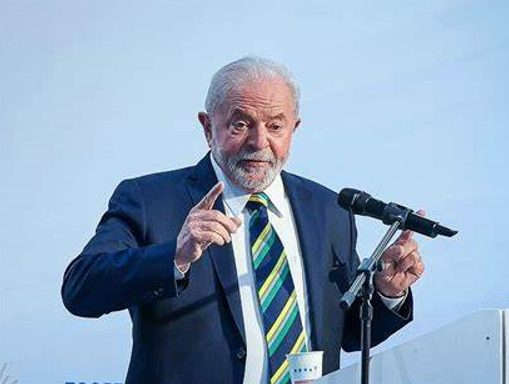
#> input picture assets/lula.png, 509 x 384 px
$ jupyter execute process.ipynb
#> lines starting #> are read from the running program, lines starting #| are printed output that depends on the picture; after the words box and inside, x2 and y2 are one past the last pixel; in counts of white or black regions, pixels touching at a corner belong together
#    Leitura e Exibição de Imagens

[cell 1]
# Importando libs utilizadas
import cv2
import matplotlib.pyplot as plt
import numpy as np

[cell 2]
# Carregar imagem
image = cv2.imread('./assets/lula.png')
#> image is the input picture: shape (384, 509, 3); mean B, G, R 190.5, 166.6, 143.7

# Exibir imagem

plt.imshow(cv2.cvtColor(image, cv2.COLOR_BGR2RGB))
plt.axis('off')  # Remover eixos
plt.show()

# Pré-Processamento

### Conversão para grayscale:

[cell 3]
gray_image = cv2.cvtColor(image, cv2.COLOR_BGR2GRAY)
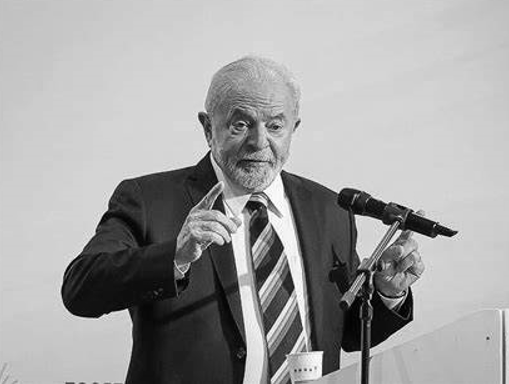
#> gray_image: shape (384, 509); min 0, max 255, mean 162.4

plt.imshow(gray_image)
plt.axis('off')  # Remover eixos
plt.show()

### Redimensionar:

[cell 4]
image = cv2.imread('./assets/lula.png')
resized_image = cv2.resize(image, (200, 50))

plt.imshow(cv2.cvtColor(resized_image, cv2.COLOR_BGR2RGB))
plt.axis('off')  # Remover eixos
plt.show()

### Equalização de histograma:

[cell 5]
equalized_image = cv2.equalizeHist(gray_image)
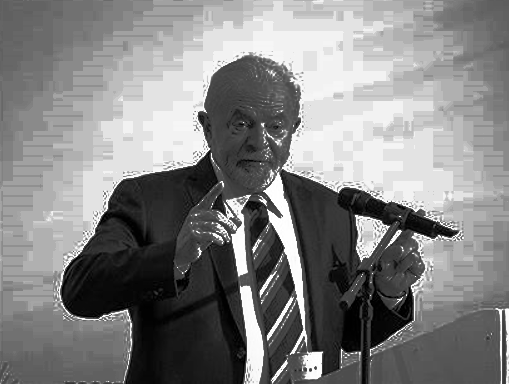
#> equalized_image: shape (384, 509); min 0, max 255, mean 130.9

plt.imshow(equalized_image)
plt.axis('off')  # Remover eixos
plt.show()

# Aplicação de Filtros

### Desfoque:

[cell 6]
image = cv2.imread('./assets/lula.png')
blurred_image = cv2.GaussianBlur(image, (7, 7), 2)


plt.imshow(cv2.cvtColor(blurred_image, cv2.COLOR_BGR2RGB))
plt.axis('off')  # Remover eixos
plt.show()

### Detecção de bordas:

[cell 7]
edges = cv2.Canny(image, 50, 150)
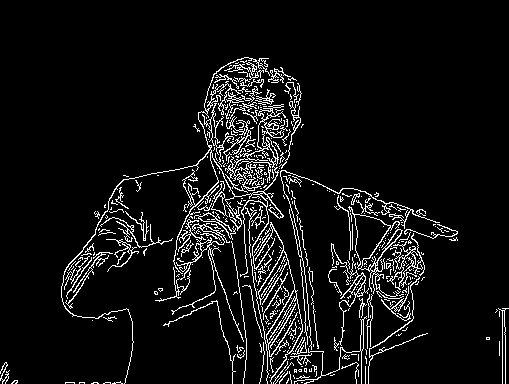
#> edges: shape (384, 509); 7.1% white in thin lines or dots, all inside (x1, y1, x2, y2) = (0, 57, 509, 384)


plt.imshow(edges)
plt.axis('off')  # Remover eixos
plt.show()

### Detecção de Características:

[cell 8]
# Cantos com Harris

image = cv2.imread('./assets/lula.png')

# Converter a imagem de BGR para escala de cinza
operatedImage = cv2.cvtColor(image, cv2.COLOR_BGR2GRAY)  # A detecção de cantos geralmente é feita em imagens em escala de cinza

# Aplicar o detector de cantos de Harris na imagem em escala de cinza
# O primeiro parâmetro é a imagem de entrada, o segundo é o tamanho da vizinhança (2x2 pixels),
# o terceiro é o parâmetro de Sobel (5), e o quarto é o fator de sensibilidade (0.07)
dest = cv2.cornerHarris(operatedImage, 2, 5, 0.07)
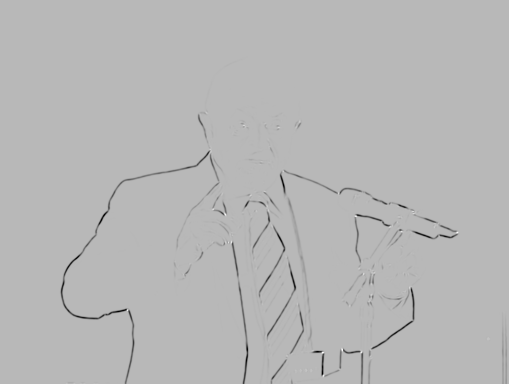
#> dest: shape (384, 509) float32; min -1.71, max 0.658, mean -0.0137; drawn with min black and max white

# Dilatar a imagem resultante para aumentar a visibilidade dos cantos detectados
# A dilatação faz com que os pontos detectados se tornem mais proeminentes
dest = cv2.dilate(dest, None)
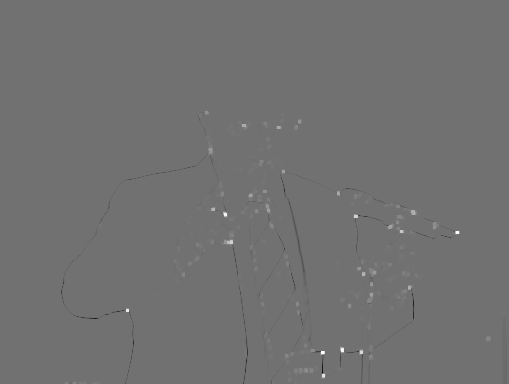
#> dest: shape (384, 509) float32; min -0.528, max 0.658, mean 0.000447; drawn with min black and max white

# Marcar os cantos na imagem original com a cor vermelha (0, 0, 255)
# Aqui, todos os pontos na imagem que têm um valor maior que 1% do valor máximo detectado são coloridos
image[dest > 0.01 * dest.max()] = [0, 0, 255]
#> image: shape (384, 509, 3); 2.28% of pixels changed, all inside (x1, y1, x2, y2) = (64, 110, 506, 384)
plt.imshow(cv2.cvtColor(image, cv2.COLOR_BGR2RGB))
plt.axis('off')  # Remover eixos
plt.show()

### Transformações Geométricas:

[cell 9]
# Rotação
image = cv2.imread('./assets/lula.png')
rows, cols = image.shape[:2]
#> rows = 384; cols = 509
M = cv2.getRotationMatrix2D((cols/2, rows/2), 180, 1)
rotated_image = cv2.warpAffine(image, M, (cols, rows))
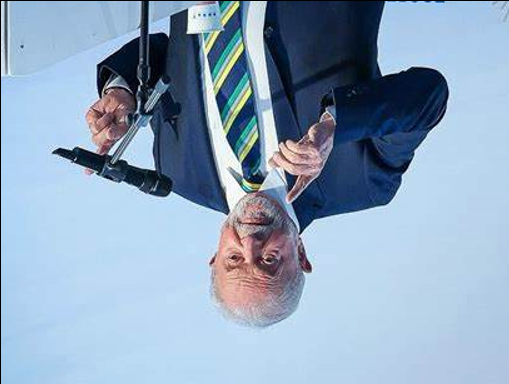
#> rotated_image: shape (384, 509, 3); mean B, G, R 189.4, 165.7, 142.9


plt.imshow(cv2.cvtColor(rotated_image, cv2.COLOR_BGR2RGB))
plt.axis('off')  # Remover eixos
plt.show()

### Operações Morfológicas:
*Erosão e Dilatação*

1. *Erosão*

[cell 10]
import numpy as np

image = cv2.imread('./assets/lula.png')


kernel = np.ones((5,5),np.uint8)
eroded_image = cv2.erode(image, kernel, iterations = 1)


plt.subplot(1, 2, 1)
plt.title('Imagem Original')
plt.imshow(cv2.cvtColor(image, cv2.COLOR_BGR2RGB))
plt.axis('off')

plt.subplot(1, 2, 2)
plt.title('Imagem com Erosão')
plt.imshow(cv2.cvtColor(eroded_image, cv2.COLOR_BGR2RGB))
plt.axis('off')

1. *Dilatação*

[cell 11]
image = cv2.imread('./assets/lula.png')

# Aplicar a dilatação
dilated_image = cv2.dilate(image, kernel, iterations=1)

plt.subplot(1, 2, 1)
plt.title('Imagem Original')
plt.imshow(cv2.cvtColor(image, cv2.COLOR_BGR2RGB))
plt.axis('off')

plt.subplot(1, 2, 2)
plt.title('Imagem Dilatada')
plt.imshow(cv2.cvtColor(dilated_image, cv2.COLOR_BGR2RGB))
plt.axis('off')
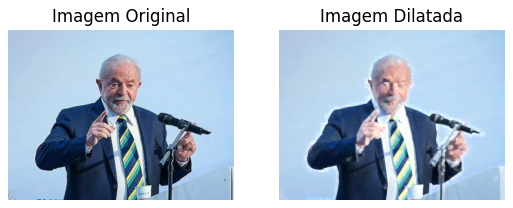
#> figure drawn by matplotlib, 2 panels

###  Algoritmo Watershed

[cell 12]
import cv2
import numpy as np

# Carregar a imagem
image = cv2.imread('assets/lula.png')
gray = cv2.cvtColor(image, cv2.COLOR_BGR2GRAY)

# Aplicar limiarização binária
_, thresh = cv2.threshold(gray, 0, 255, cv2.THRESH_BINARY_INV + cv2.THRESH_OTSU)
#> thresh: shape (384, 509); 26.1% white; 95 white regions (78 under 20 px), largest, box (x1, y1, x2, y2) and area: (61, 82, 278, 384) 30155, (280, 170, 458, 384) 15992, (242, 200, 303, 384) 3650

# Remover ruído
kernel = np.ones((3, 3), np.uint8)
opening = cv2.morphologyEx(thresh, cv2.MORPH_OPEN, kernel, iterations=2)
#> opening: shape (384, 509); 24.5% white; 13 white regions, largest, box (x1, y1, x2, y2) and area: (61, 156, 247, 384) 26302, (281, 171, 454, 384) 15173, (211, 91, 259, 196) 2643

# Definir o fundo da imagem
sure_bg = cv2.dilate(opening, kernel, iterations=3)
#> sure_bg: shape (384, 509); 30.2% white; 3 white regions, box (x1, y1, x2, y2) and area: (58, 88, 297, 384) 37992, (263, 168, 457, 384) 20837, (269, 122, 280, 133) 121

# Definir os objetos (foreground)
dist_transform = cv2.distanceTransform(opening, cv2.DIST_L2, 5)
_, sure_fg = cv2.threshold(dist_transform, 0.7 * dist_transform.max(), 255, 0)
#> sure_fg: shape (384, 509) float32; 1.2% white; 2 white regions, box (x1, y1, x2, y2) and area: (166, 314, 206, 384) 2205, (120, 243, 136, 270) 139

# Marcar regiões desconhecidas
sure_fg = np.uint8(sure_fg)
unknown = cv2.subtract(sure_bg, sure_fg)
#> unknown: shape (384, 509); 29% white; 3 white regions, box (x1, y1, x2, y2) and area: (58, 88, 297, 384) 35648, (263, 168, 457, 384) 20837, (269, 122, 280, 133) 121

# Marcar os objetos conectados
_, markers = cv2.connectedComponents(sure_fg)
#> markers: shape (384, 509) int32; 3 distinct labels, from 0 to 2

# Adicionar 1 a todas as marcas para distinguir o fundo
markers = markers + 1
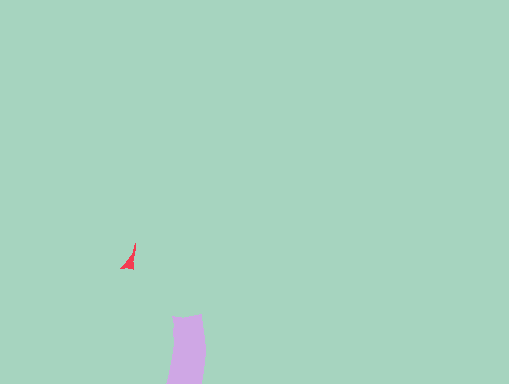
#> markers: shape (384, 509) int32; 3 distinct labels, from 1 to 3; one colour per label, 0 black

# Marcar regiões desconhecidas como zero
markers[unknown == 0] = 0

# Aplicar o algoritmo Watershed
markers = cv2.watershed(image, markers)
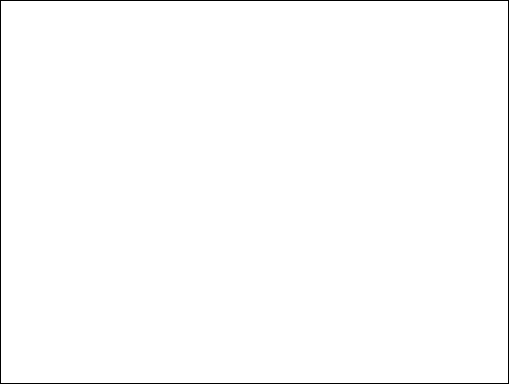
#> markers: shape (384, 509) int32; values -1 (black) and 1 (white), 99.1% white; black in thin lines or dots
image[markers == -1] = [255, 0, 0]  # Marcar bordas em vermelho
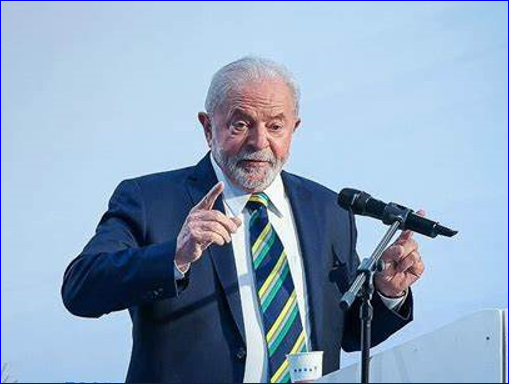
#> image: shape (384, 509, 3); 0.91% of pixels changed, all inside (x1, y1, x2, y2) = (0, 0, 509, 384)

# Exibir resultado
plt.imshow(cv2.cvtColor(image, cv2.COLOR_BGR2RGB))
plt.axis('off')
plt.show()
